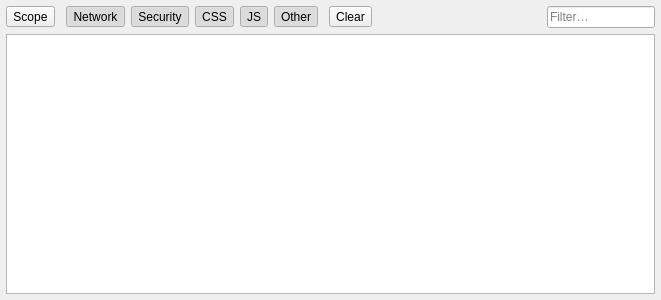
<?xml version="1.0" encoding="UTF-8"?>
<ui version="4.0">
 <class>Meerkat::ConsoleWidget</class>
 <widget class="QWidget" name="Meerkat::ConsoleWidget">
  <property name="geometry">
   <rect>
    <x>0</x>
    <y>0</y>
    <width>661</width>
    <height>300</height>
   </rect>
  </property>
  <layout class="QVBoxLayout" name="verticalLayout">
   <property name="leftMargin">
    <number>6</number>
   </property>
   <property name="topMargin">
    <number>6</number>
   </property>
   <property name="rightMargin">
    <number>6</number>
   </property>
   <property name="bottomMargin">
    <number>6</number>
   </property>
   <item>
    <layout class="QHBoxLayout" name="horizontalLayout">
     <item>
      <widget class="QToolButton" name="scopeButton">
       <property name="text">
        <string>Scope</string>
       </property>
       <property name="popupMode">
        <enum>QToolButton::InstantPopup</enum>
       </property>
       <property name="toolButtonStyle">
        <enum>Qt::ToolButtonTextBesideIcon</enum>
       </property>
      </widget>
     </item>
     <item>
      <spacer name="shortSpacer1">
       <property name="orientation">
        <enum>Qt::Horizontal</enum>
       </property>
       <property name="sizeType">
        <enum>QSizePolicy::Fixed</enum>
       </property>
       <property name="sizeHint" stdset="0">
        <size>
         <width>5</width>
         <height>0</height>
        </size>
       </property>
      </spacer>
     </item>
     <item>
      <widget class="QToolButton" name="networkButton">
       <property name="text">
        <string>Network</string>
       </property>
       <property name="checkable">
        <bool>true</bool>
       </property>
       <property name="checked">
        <bool>true</bool>
       </property>
       <property name="toolButtonStyle">
        <enum>Qt::ToolButtonTextBesideIcon</enum>
       </property>
      </widget>
     </item>
     <item>
      <widget class="QToolButton" name="securityButton">
       <property name="text">
        <string>Security</string>
       </property>
       <property name="checkable">
        <bool>true</bool>
       </property>
       <property name="checked">
        <bool>true</bool>
       </property>
       <property name="toolButtonStyle">
        <enum>Qt::ToolButtonTextBesideIcon</enum>
       </property>
      </widget>
     </item>
     <item>
      <widget class="QToolButton" name="cssButton">
       <property name="text">
        <string>CSS</string>
       </property>
       <property name="checkable">
        <bool>true</bool>
       </property>
       <property name="checked">
        <bool>true</bool>
       </property>
       <property name="toolButtonStyle">
        <enum>Qt::ToolButtonTextBesideIcon</enum>
       </property>
      </widget>
     </item>
     <item>
      <widget class="QToolButton" name="javaScriptButton">
       <property name="text">
        <string>JS</string>
       </property>
       <property name="checkable">
        <bool>true</bool>
       </property>
       <property name="checked">
        <bool>true</bool>
       </property>
       <property name="toolButtonStyle">
        <enum>Qt::ToolButtonTextBesideIcon</enum>
       </property>
      </widget>
     </item>
     <item>
      <widget class="QToolButton" name="otherButton">
       <property name="text">
        <string>Other</string>
       </property>
       <property name="checkable">
        <bool>true</bool>
       </property>
       <property name="checked">
        <bool>true</bool>
       </property>
       <property name="toolButtonStyle">
        <enum>Qt::ToolButtonTextBesideIcon</enum>
       </property>
      </widget>
     </item>
     <item>
      <spacer name="shortSpacer2">
       <property name="orientation">
        <enum>Qt::Horizontal</enum>
       </property>
       <property name="sizeType">
        <enum>QSizePolicy::Fixed</enum>
       </property>
       <property name="sizeHint" stdset="0">
        <size>
         <width>5</width>
         <height>0</height>
        </size>
       </property>
      </spacer>
     </item>
     <item>
      <widget class="QToolButton" name="clearButton">
       <property name="text">
        <string>Clear</string>
       </property>
       <property name="toolButtonStyle">
        <enum>Qt::ToolButtonTextOnly</enum>
       </property>
      </widget>
     </item>
     <item>
      <spacer name="flexibleSpacer">
       <property name="orientation">
        <enum>Qt::Horizontal</enum>
       </property>
       <property name="sizeHint" stdset="0">
        <size>
         <width>40</width>
         <height>20</height>
        </size>
       </property>
      </spacer>
     </item>
     <item>
      <widget class="QLineEdit" name="filterLineEdit">
       <property name="sizePolicy">
        <sizepolicy hsizetype="Preferred" vsizetype="Fixed">
         <horstretch>0</horstretch>
         <verstretch>0</verstretch>
        </sizepolicy>
       </property>
       <property name="placeholderText">
        <string>Filter…</string>
       </property>
      </widget>
     </item>
    </layout>
   </item>
   <item>
    <widget class="QTreeView" name="consoleView">
     <property name="contextMenuPolicy">
      <enum>Qt::CustomContextMenu</enum>
     </property>
     <property name="editTriggers">
      <set>QAbstractItemView::NoEditTriggers</set>
     </property>
     <property name="showDropIndicator" stdset="0">
      <bool>false</bool>
     </property>
     <attribute name="headerVisible">
      <bool>false</bool>
     </attribute>
    </widget>
   </item>
  </layout>
 </widget>
 <resources/>
 <connections/>
</ui>
